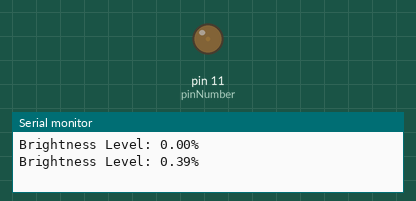
The sketch below on a simulated Arduino Uno, built with avr-gcc and run on an emulated ATmega328P. On the bench: output pins drawn as LEDs (lit = HIGH), the last lines printed to the serial monitor.

Above: at 0.05 s.
At 3.2 s:
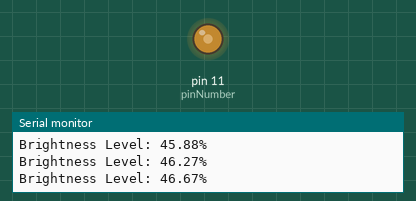
At 6.4 s:
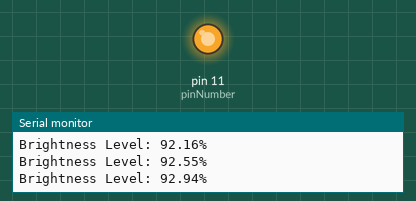
At 12.8 s:
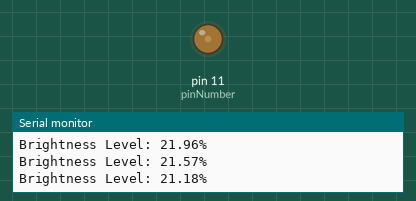
Timing chart, 0 to 19.1 s (numbered marks = the images above):
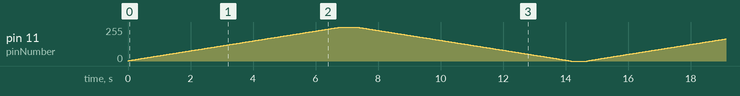

The sketch:

analogWrite.ino
```cpp
int pinNumber = 11;
float power = 0.0;
int timeOut = 1;
void setup() {
  Serial.begin(9600);
  pinMode(pinNumber, OUTPUT);
  // put your setup code here, to run once:

}

void increaseBrightness(){
  while(power <= 255){
    float level = (power/255.0)*100.0;
    analogWrite(pinNumber, power);
    Serial.print("Brightness Level: ");
    Serial.print(level);
    Serial.println("%");
    power+=1.0;
    delay(timeOut);
  }
}

void decreaseBrightness(){
  while(power >= 0){
    float level = (power/255.0)*100.0;
    analogWrite(pinNumber, power);
    Serial.print("Brightness Level: ");
    Serial.print(level);
    Serial.println("%");
    power-=1.0;
    delay(timeOut);
  }
}

void loop() {
  increaseBrightness();
  delay(500);
  decreaseBrightness();
  delay(500);
  //power can be between 0-255 (8bit binary number)
}
```
